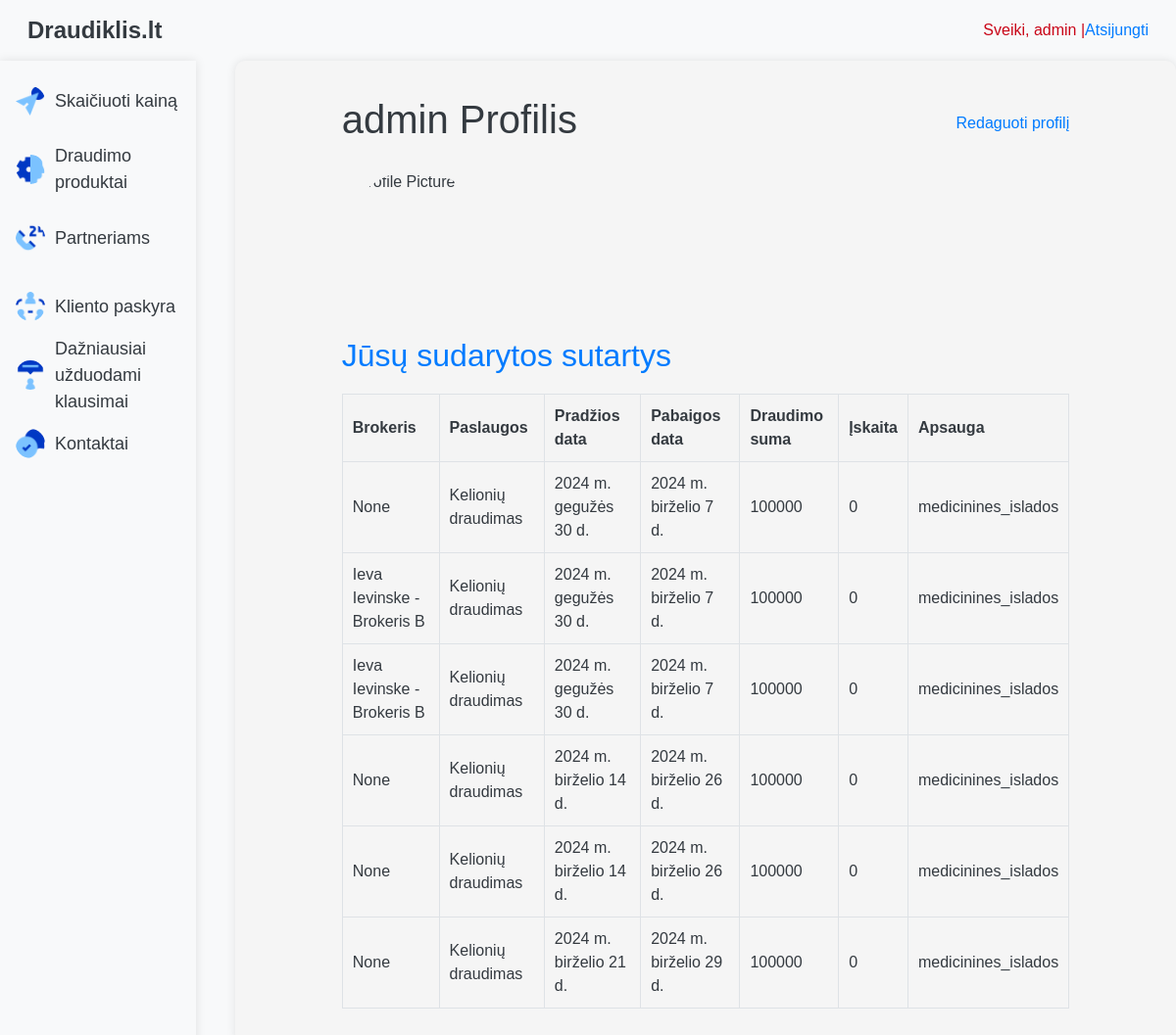
The page /app/profile/ (signed in) on the database as committed earlier.
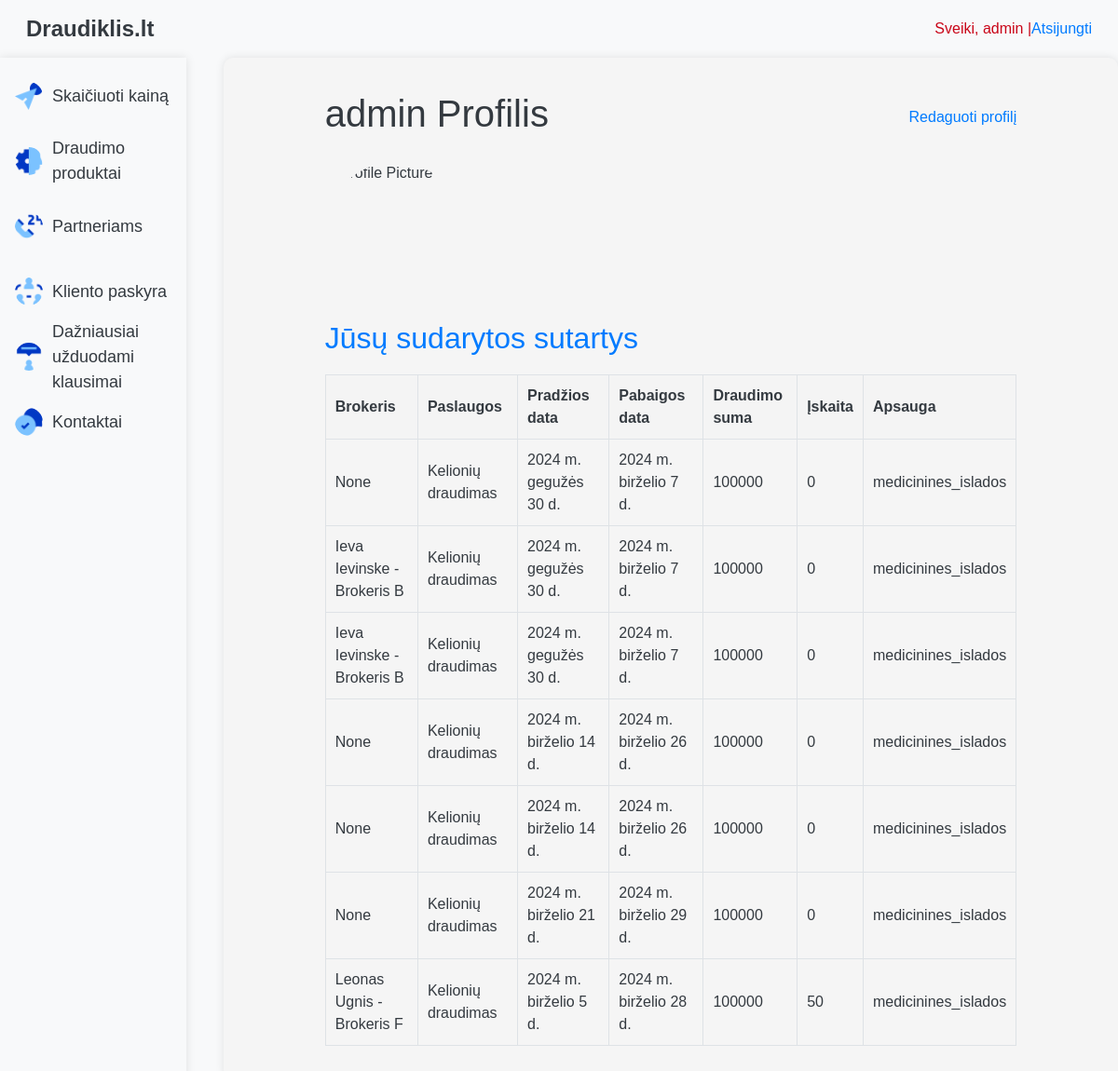
The same page on the database as committed later.
### app/models.py (models this page shows, shortened)
class Polisai(models.Model):
    DRAUDIMO_SUMA_CHOICES = [
        (100000, '100,000'),
        (300000, '300,000'),
        (500000, '500,000'),
    ]
    ISKAITA_CHOICES = [
        (0, '0'),
        (50, '50'),
        (80, '80'),
        (100, '100'),
        (120, '120'),
    ]
    APSAUGA_CHOICES = [
        ('medicinines_islados', 'Medicininės išlaidos'),
        ('nelaimingi_atsitikimai', 'Nelaimingi atsitikimai'),
        ('civiline_atsakomybe', 'Civilinė atsakomybė'),
    ]
    klientai = models.ForeignKey(Klientai, on_delete=models.CASCADE, related_name='polisai')
    brokeriai = models.ForeignKey(Brokeriai, on_delete=models.SET_NULL, null=True, blank=True, related_name='polisai')
    paslaugos = models.ForeignKey(Paslaugos, on_delete=models.CASCADE, related_name='polisai', default="Kelionių draudimas")
    poliso_tipas = models.CharField(max_length=100, blank=True)
    pradzios_data = models.DateField()
    pabaigos_data = models.DateField()
    draudimo_suma = models.IntegerField(choices=DRAUDIMO_SUMA_CHOICES, default=100000)
    iskaita = models.IntegerField(choices=ISKAITA_CHOICES, default=0)
    apsauga = models.CharField(max_length=50, choices=APSAUGA_CHOICES)

class Paslaugos(models.Model):
    pavadinimas = models.CharField(max_length=100)
    aprasymas = models.TextField()
    kaina = models.FloatField()
    def __str__(self):
        return self.pavadinimas

class Brokeriai(models.Model):
    vardas = models.CharField(max_length=100)
    pavarde = models.CharField(max_length=100)
    imones_pavadinimas = models.CharField(max_length=100)
    el_pastas = models.EmailField(null=True)
    tel_numeris = models.IntegerField(null=True)
    def __str__(self):
        return f"{self.vardas} {self.pavarde} - {self.imones_pavadinimas}"

### app/views.py (the view)
# urls.py: path('profile/', views.profile, name='profile'),
@login_required
def profile(request):
    username = request.user.username
    try:
        klientai = request.user.klientai
        contracts = Polisai.objects.filter(klientai=klientai)
    except Klientai.DoesNotExist:
        klientai = None
        contracts = []
    print("Username:", username)
    print("Klientai:", klientai)
    for contract in contracts:
        print("Contract ID:", contract.id, "Klientai ID:", contract.klientai_id)
    return render(request, 'profile.html', {'profile': klientai, 'contracts': contracts})

### app/models.py (called while the page is built)
    def __str__(self):
        return f"{self.vardas} {self.pavarde}"

### app/templates/profile.html (shortened to what this page needs)
{% extends "base.html" %}
{% block content %}
<div style="margin: 20px auto; width: 80%; max-width: 800px;">
    <div style="display: flex; justify-content: space-between; align-items: center; margin-bottom: 20px;">
        <h1>{{ profile.user.username }} Profilis</h1>
        <a href="{% url 'profile_view' %}" style="font-size: 16px; text-decoration: none; color: #007bff;">Redaguoti profilį</a>
    </div>
    <div style="display: flex; align-items: center; margin-bottom: 20px;">
    <img src="{{ profile.user.profile_picture.url }}" alt="Profile Picture" style="width: 150px; height: 150px; border-radius: 50%; margin-right: 20px;">
</div>
    <h2>Jūsų sudarytos sutartys</h2>
    <table style="width: 100%; border-collapse: collapse; margin-top: 10px;">
        <thead>
            <tr style="background-color: #f8f9fa;">
                <th style="padding: 10px; border: 1px solid #dee2e6;">Brokeris</th>
                <th style="padding: 10px; border: 1px solid #dee2e6;">Paslaugos</th>
                <th style="padding: 10px; border: 1px solid #dee2e6;">Pradžios data</th>
                <th style="padding: 10px; border: 1px solid #dee2e6;">Pabaigos data</th>
                <th style="padding: 10px; border: 1px solid #dee2e6;">Draudimo suma</th>
                <th style="padding: 10px; border: 1px solid #dee2e6;">Įskaita</th>
                <th style="padding: 10px; border: 1px solid #dee2e6;">Apsauga</th>
            </tr>
        </thead>
        <tbody>
            {% for contract in contracts %}
            <tr>
                <td style="padding: 10px; border: 1px solid #dee2e6;">{{ contract.brokeriai }}</td>
                <td style="padding: 10px; border: 1px solid #dee2e6;">{{ contract.paslaugos }}</td>
                <td style="padding: 10px; border: 1px solid #dee2e6;">{{ contract.pradzios_data }}</td>
                <td style="padding: 10px; border: 1px solid #dee2e6;">{{ contract.pabaigos_data }}</td>
                <td style="padding: 10px; border: 1px solid #dee2e6;">{{ contract.draudimo_suma }}</td>
                <td style="padding: 10px; border: 1px solid #dee2e6;">{{ contract.iskaita }}</td>
                <td style="padding: 10px; border: 1px solid #dee2e6;">{{ contract.apsauga }}</td>
            </tr>
            {% empty %}
            <tr>
                <td colspan="7" style="padding: 10px; border: 1px solid #dee2e6; text-align: center;">No contracts found.</td>
            </tr>
            {% endfor %}
        </tbody>
    </table>
</div>
{% endblock %}

Rows that differ between the two databases and show on the page:
added Polisai: brokeriai "Leonas Ugnis - Brokeris F", paslaugos "Kelionių draudimas", pradzios_data "2024 m. birželio 5 d.", pabaigos_data "2024 m. birželio 28 d.", draudimo_suma "100000", iskaita "50", apsauga "medicinines_islados"
